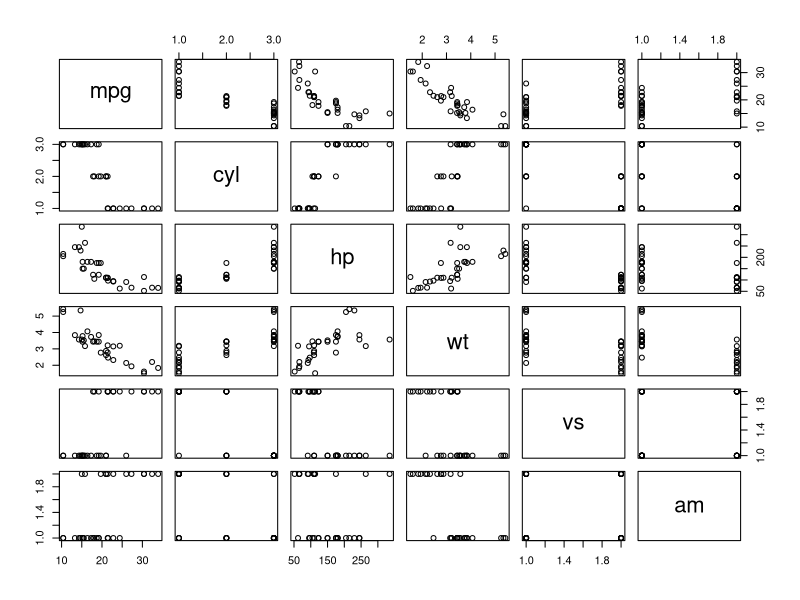
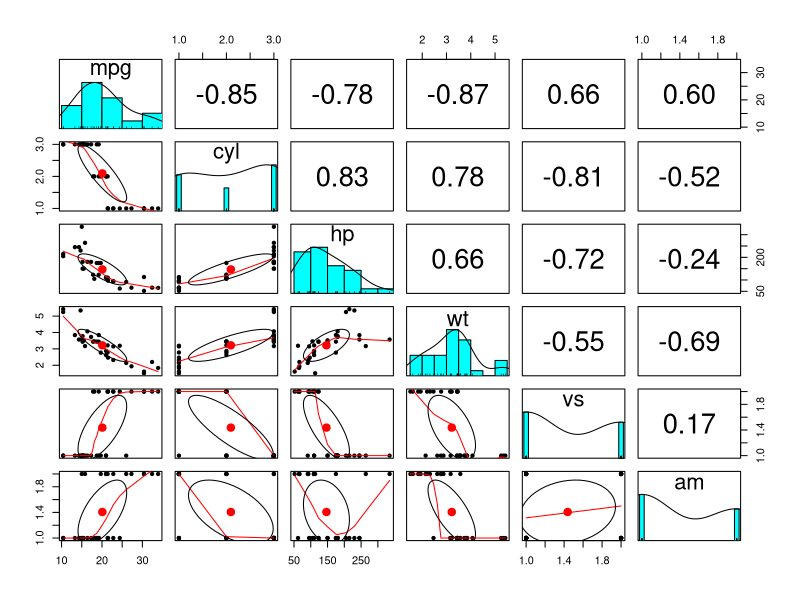
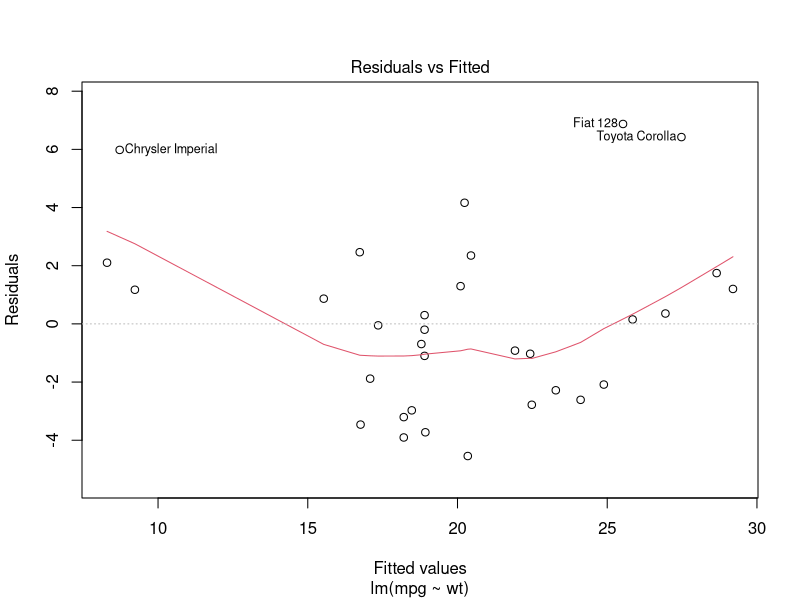
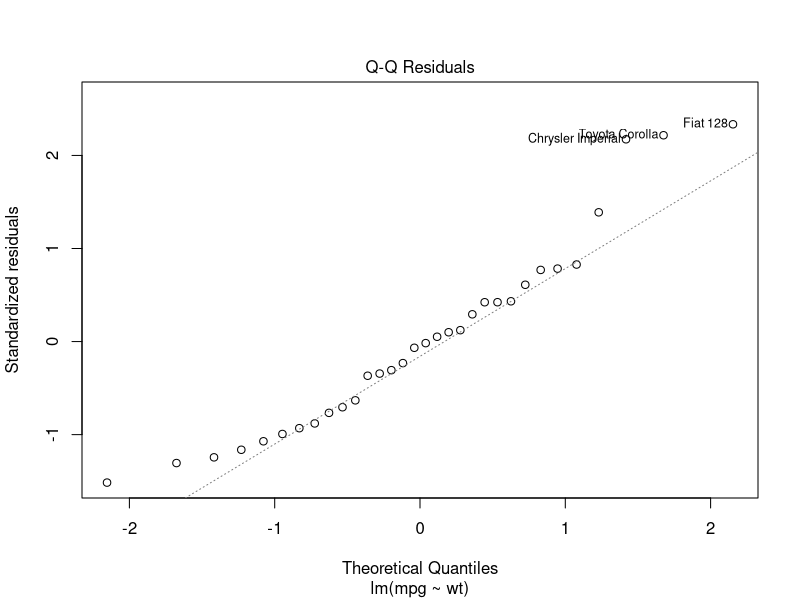
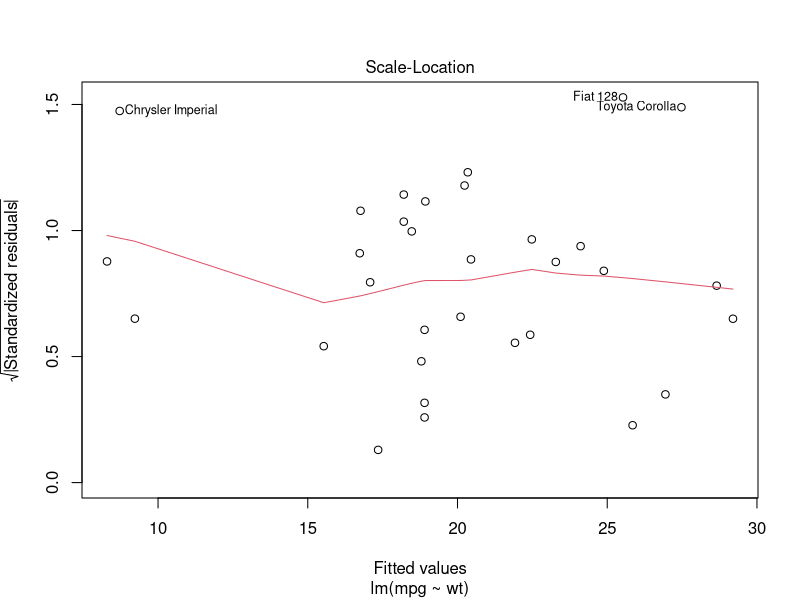
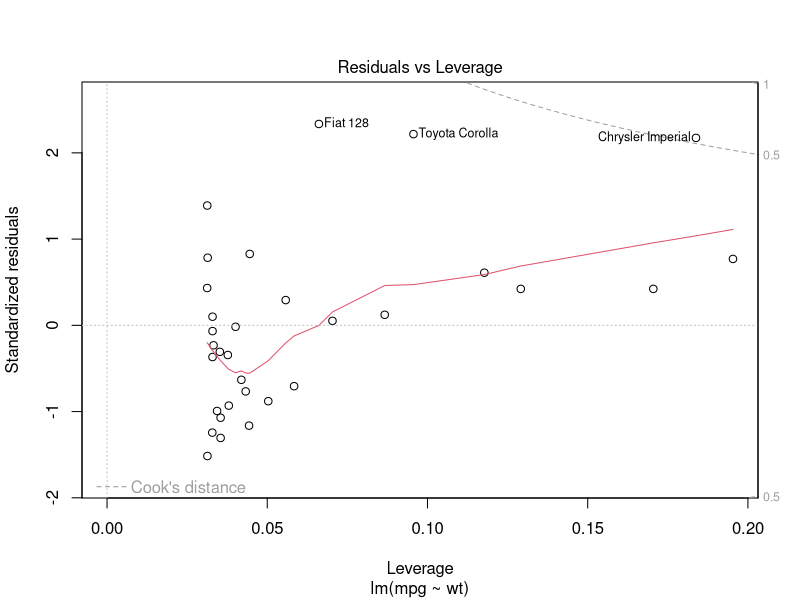
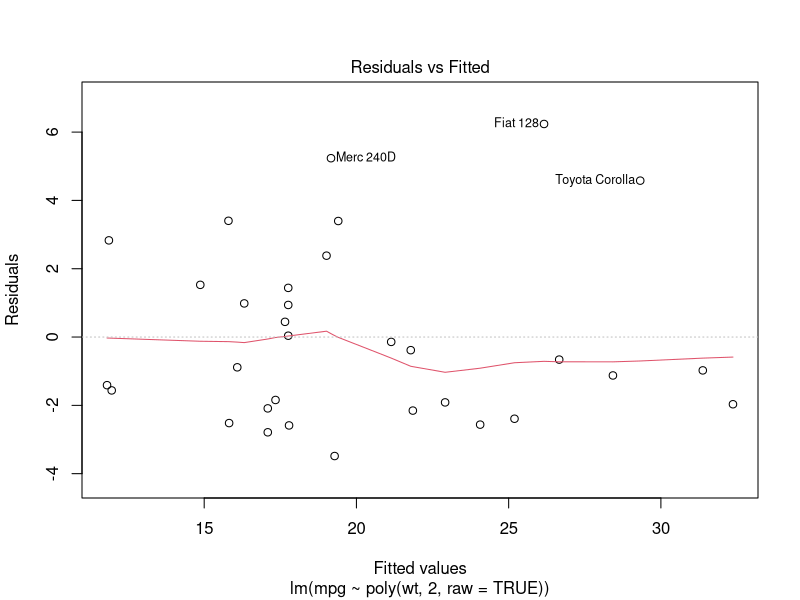
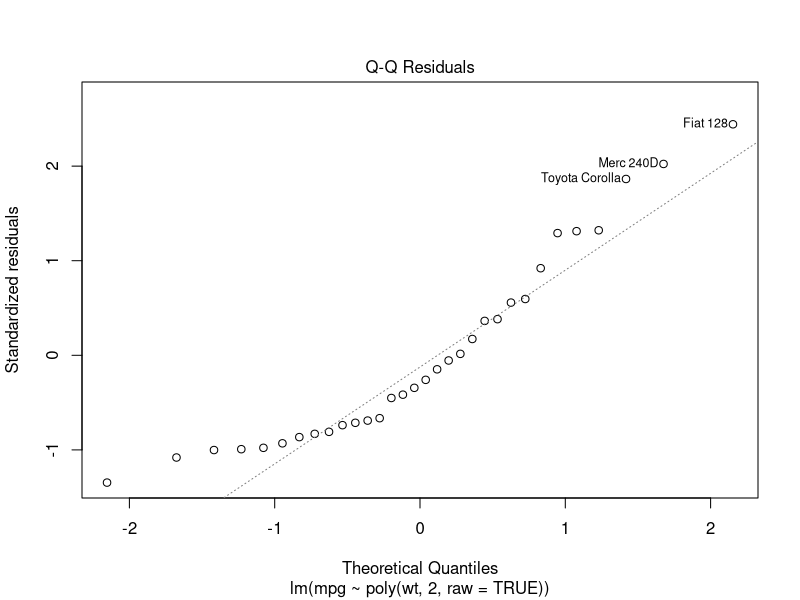

R code for these plots, in order: (Note: this script raises an error after producing the figures.)
library(psych)
data(mtcars)
str(mtcars)

mtcars <- transform(mtcars,
                    cyl = factor(cyl, labels = c("4cyl", "6cyl", "8cyl")),
                    vs = factor(vs, labels = c("V-shaped", "straight")),
                    am = factor(am, labels =c("automatic", "manual")))

cars <- mtcars[ , c("mpg", "cyl", "hp", "wt", "vs", "am")]
pairs(cars)

pairs.panels(cars)

describe(cars)

mod0 <- lm(mpg ~ 1, data = cars)
summary(mod0)
modwt <- lm(mpg ~ wt, cars)
summary(modwt)
modwt2 <- lm(mpg ~ poly(wt, 2, raw=TRUE), cars)
anova(modwt, modwt2)
modwt3 <- lm(mpg ~ poly(wt, 3, raw=TRUE), cars)
anova(modwt2, modwt3)
plot(modwt)
plot(modwt2)
hist(resid(modwt))
hist(resid(modwt2))

modwt2cyl <- lm(mpg ~ poly(wt,2,raw=TRUE) + cyl, data = cars)
summary(modwtcyl)
modwtcyl <- lm(mpg ~ wt + cyl, data = cars)
anova(modwt2cyl, modwtcyl)

plot(rstudent(modwt2cyl) ~ predict(modwt2cyl))
abline(h = 0)


modwt_cyl <- lm(mpg ~ wt*cyl, data = cars)
summary(modwt_cyl)
anova(modwt_cyl)

plot(rstudent(modwt_cyl) ~ predict(modwt_cyl))
abline(h=0)
